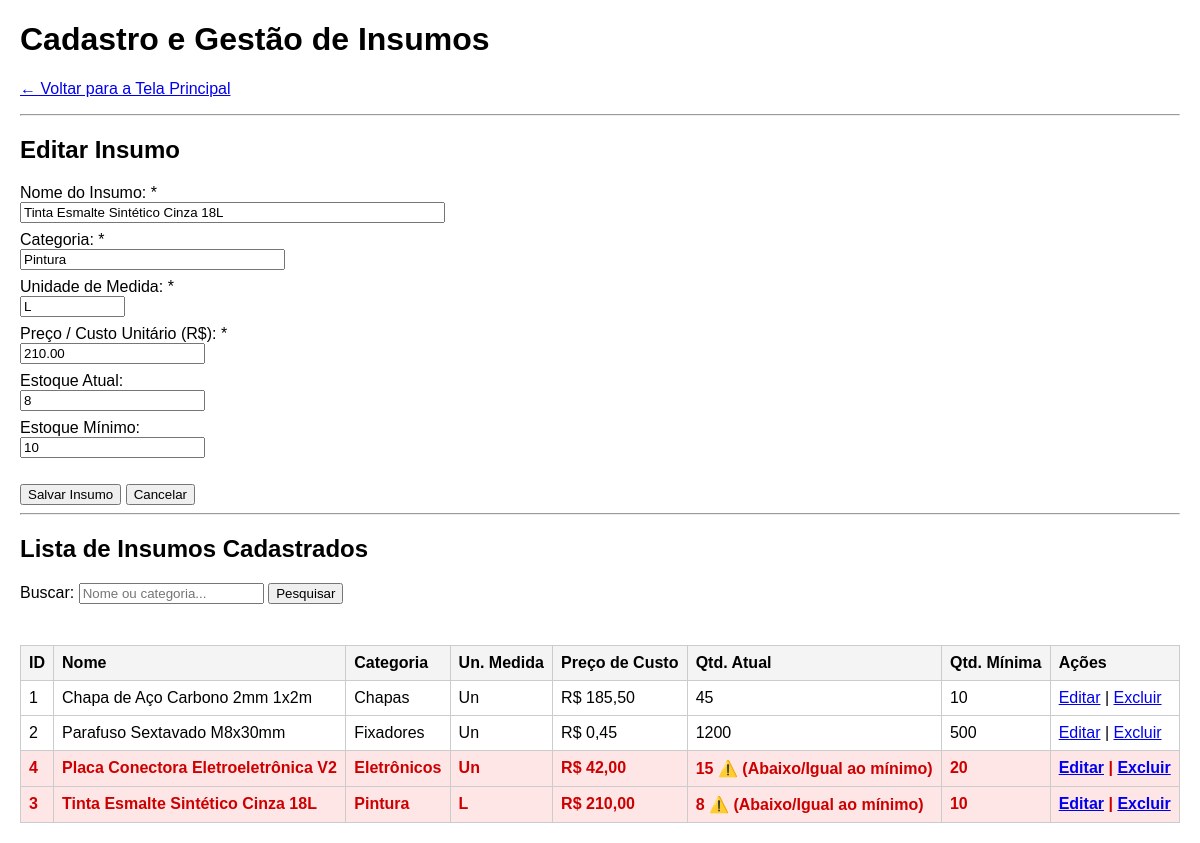
Screenshot of /produtos.php?editar=3 (signed in) with the database file from the repository.
### tables this page shows
CREATE TABLE IF NOT EXISTS insumos (
    id_insumo INT AUTO_INCREMENT PRIMARY KEY,
    nome VARCHAR(100) NOT NULL,
    categoria VARCHAR(50) NOT NULL,
    unidade_medida VARCHAR(10) NOT NULL,  
    preco_custo DECIMAL(10,2) NOT NULL CHECK (preco_custo >= 0),
    qtd_atual INT NOT NULL DEFAULT 0 CHECK (qtd_atual >= 0),
    qtd_minima INT NOT NULL DEFAULT 0 CHECK (qtd_minima >= 0)
);

### produtos.php (the view, shortened to what this page needs)
<?php
require_once 'config.php';
$insumoEditar = null;
if (isset($_GET['editar'])) {
    $stmt = $conn->prepare("SELECT * FROM insumos WHERE id_insumo = ?");
    $stmt->execute([$_GET['editar']]);
    $insumoEditar = $stmt->fetch(PDO::FETCH_ASSOC);
}
$busca = trim($_GET['busca'] ?? '');
if ($busca !== '') {
    $sql = "SELECT * FROM insumos WHERE nome LIKE :b OR categoria LIKE :b ORDER BY nome ASC";
    $stmt = $conn->prepare($sql);
    $stmt->execute(['b' => "%$busca%"]);
} else {
    $sql = "SELECT * FROM insumos ORDER BY nome ASC";
    $stmt = $conn->query($sql);
}
$insumos = $stmt->fetchAll(PDO::FETCH_ASSOC);
?>
<!DOCTYPE html>
<html lang="pt-BR">
<head>
</head>
<body>
    <h1>Cadastro e Gestão de Insumos</h1>
    <p><a href="index.php">← Voltar para a Tela Principal</a></p>
    <hr>
    <h2><?= $insumoEditar ? 'Editar' : 'Novo' ?> Insumo</h2>
    <form method="POST" action="insumos.php">
        <label>Nome do Insumo: *<br>
            <input type="text" name="nome" size="50" required value="<?= htmlspecialchars($insumoEditar['nome'] ?? '') ?>">
        </label><br>
        <label>Categoria: *<br>
            <input type="text" name="categoria" size="30" placeholder="Ex: Chapas, Fixadores, Pintura" required value="<?= htmlspecialchars($insumoEditar['categoria'] ?? '') ?>">
        </label><br>
        <label>Unidade de Medida: *<br>
            <input type="text" name="unidade_medida" size="10" placeholder="Un, Kg, L, m" required value="<?= htmlspecialchars($insumoEditar['unidade_medida'] ?? '') ?>">
        </label><br>
        <label>Preço / Custo Unitário (R$): *<br>
            <input type="number" step="0.01" min="0" name="preco_custo" required value="<?= htmlspecialchars($insumoEditar['preco_custo'] ?? '0.00') ?>">
        </label><br>
        <label>Estoque Atual:<br>
            <input type="number" min="0" name="qtd_atual" value="<?= htmlspecialchars($insumoEditar['qtd_atual'] ?? '0') ?>">
        </label><br>
        <label>Estoque Mínimo:<br>
            <input type="number" min="0" name="qtd_minima" value="<?= htmlspecialchars($insumoEditar['qtd_minima'] ?? '0') ?>">
        </label><br><br>
        <button type="submit">Salvar Insumo</button>
        <?php if ($insumoEditar): ?>
            <a href="insumos.php"><button type="button">Cancelar</button></a>
        <?php endif; ?>
    </form>
    <hr>
    <h2>Lista de Insumos Cadastrados</h2>
    <form method="GET" action="insumos.php">
        <label>Buscar:
            <input type="text" name="busca" value="<?= htmlspecialchars($busca) ?>" placeholder="Nome ou categoria...">
        </label>
        <button type="submit">Pesquisar</button>
    </form>
    <br>
    <?php if (!empty($insumos)): ?>
        <table>
            <thead>
                <tr>
                    <th>ID</th>
                    <th>Nome</th>
                    <th>Categoria</th>
                    <th>Un. Medida</th>
                    <th>Preço de Custo</th>
                    <th>Qtd. Atual</th>
                    <th>Qtd. Mínima</th>
                    <th>Ações</th>
                </tr>
            </thead>
            <tbody>
                <?php foreach ($insumos as $item):
                    $estoqueBaixo = $item['qtd_atual'] <= $item['qtd_minima'];
                ?>
                    <tr class="<?= $estoqueBaixo ? 'alerta-minimo' : '' ?>">
                        <td><?= htmlspecialchars($item['id_insumo']) ?></td>
                        <td><?= htmlspecialchars($item['nome']) ?></td>
                        <td><?= htmlspecialchars($item['categoria']) ?></td>
                        <td><?= htmlspecialchars($item['unidade_medida']) ?></td>
                        <td>R$ <?= number_format($item['preco_custo'], 2, ',', '.') ?></td>
                        <td>
                            <?= htmlspecialchars($item['qtd_atual']) ?>
                            <?= $estoqueBaixo ? ' ⚠️ (Abaixo/Igual ao mínimo)' : '' ?>
                        </td>
                        <td><?= htmlspecialchars($item['qtd_minima']) ?></td>
                        <td>
                            <a href="insumos.php?editar=<?= $item['id_insumo'] ?>">Editar</a> |
                            <a href="insumos.php?excluir=<?= $item['id_insumo'] ?>" onclick="return confirm('Tem certeza que deseja excluir este insumo?')">Excluir</a>
                        </td>
                    </tr>
                <?php endforeach; ?>
            </tbody>
        </table>
    <?php else: ?>
        <p>Nenhum insumo encontrado no sistema.</p>
    <?php endif; ?>
</body>
</html>

### produtos.php (style rules this page uses)
body { font-family: Arial, sans-serif; margin: 20px; }
.alerta-minimo { background-color: #ffe6e6; color: #cc0000; font-weight: bold; }
table { border-collapse: collapse; width: 100%; margin-top: 15px; }
th, td { border: 1px solid #ccc; padding: 8px; text-align: left; }
th { background-color: #f4f4f4; }
form label { display: inline-block; margin-bottom: 8px; }

### rows the page displays
insumos: nome "Tinta Esmalte Sintético Cinza 18L", categoria "Pintura", unidade_medida "L", preco_custo "210.00", qtd_atual "8", qtd_minima "10", id_insumo "3", preco_custo "210,00", shows "⚠️ (Abaixo/Igual ao mínimo)"
insumos: id_insumo "1", nome "Chapa de Aço Carbono 2mm 1x2m", categoria "Chapas", unidade_medida "Un", preco_custo "185,50", qtd_atual "45", qtd_minima "10"
insumos: id_insumo "2", nome "Parafuso Sextavado M8x30mm", categoria "Fixadores", unidade_medida "Un", preco_custo "0,45", qtd_atual "1200", qtd_minima "500"
insumos: id_insumo "4", nome "Placa Conectora Eletroeletrônica V2", categoria "Eletrônicos", unidade_medida "Un", preco_custo "42,00", qtd_atual "15", shows "⚠️ (Abaixo/Igual ao mínimo)", qtd_minima "20"
